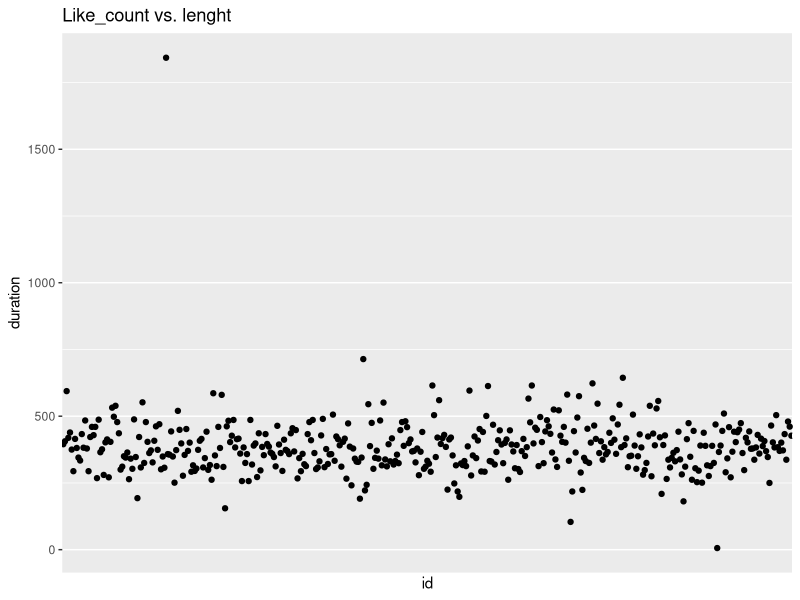
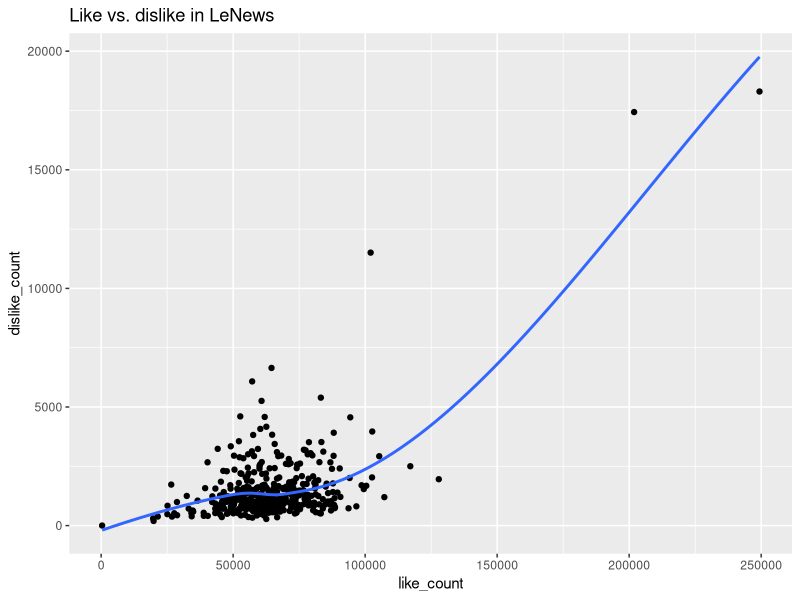

Reproduce these figures in R, in order.
## ---- chunk 1
mydata <- read.csv("lenews.csv")
mydata
## ---- chunk 2
pattern <- "(http[^[:space:]]+)"
m <- gregexpr(pattern, mydata$description[1])
urls <- regmatches(mydata$description[1], m)
str(urls[1])
#grep(regex_url, mydata$description[1], value = TRUE)

## ---- chunk 3
library(ggplot2)
ggplot(data = mydata) + 
  geom_point(mapping = aes(x = id, y = duration)) +
  labs(title = "Like_count vs. lenght") + 
  scale_x_discrete(breaks=NULL)
## ---- chunk 4
ggplot(data = mydata, aes(x = like_count, y = dislike_count)) + 
  geom_point() +
  geom_smooth(se = FALSE) +
  labs(title = "Like vs. dislike in LeNews")
